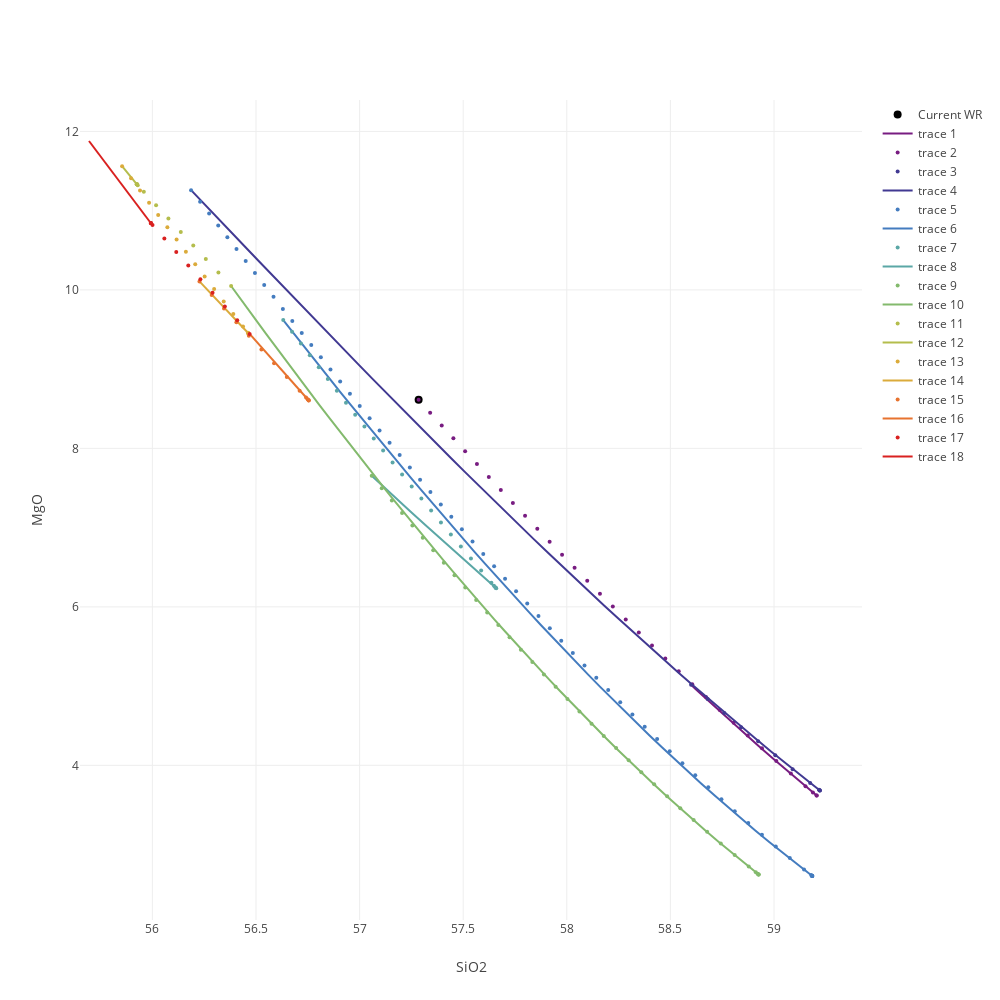

Notebook source saved alongside this figure:
### Code cell
Plotly(liquidLine("SiO2","MgO"),{
    width : 1000,
    height : 1000,
    xaxis : {
        title :"SiO2"
    },
    yaxis : {
        title : "MgO"
    }
})
